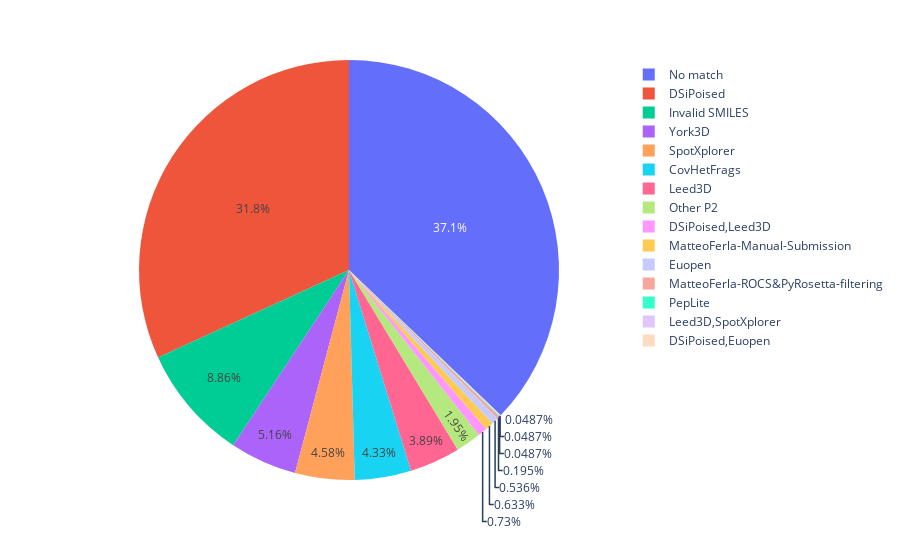

The cell this chart's notebook holds for it:
### Code cell
import plotly.express as px

px.pie( matched, 'fragment_notes')

### Figure 1 — Plotly figure (JSON) as saved in the notebook; plotly's stock layout.template omitted (floating-point values rounded to 4 significant figures; data arrays with more than 128 entries replaced by an {"elided": "..."} marker saying what was removed)
{"data": [{"domain": {"x": [0, 1], "y": [0, 1]}, "hovertemplate": "fragment_notes=%{label}<extra></extra>", "labels": {"elided": "2054 str values"}, "legendgroup": "", "name": "", "showlegend": true, "type": "pie"}], "layout": {"autosize": true, "legend": {"tracegroupgap": 0}, "margin": {"t": 60}}}
